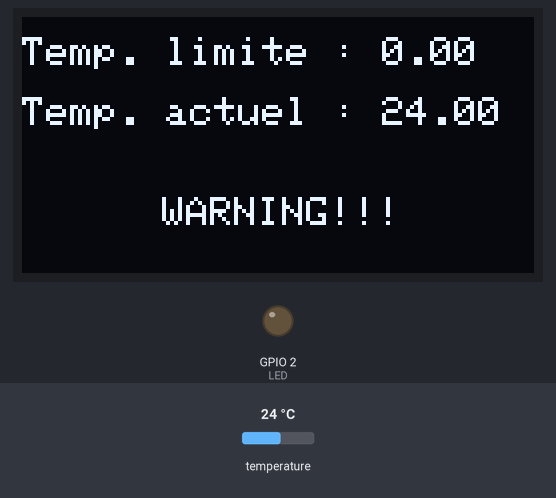
Simulated run of this program. Board: ESP32. On the bench: 128×64 one-colour display, output pins drawn as LEDs (lit = HIGH). Inputs (shaded band) come from the test bench; at power-on: temperature 24 °C. WiFi joins after 1.5 s; servers stay silent unless stated; storage starts empty; what the program prints to the serial monitor is not drawn.

Above: at 7.9 s.
8.0 s: temperature set to 12 °C
At 11.7 s:
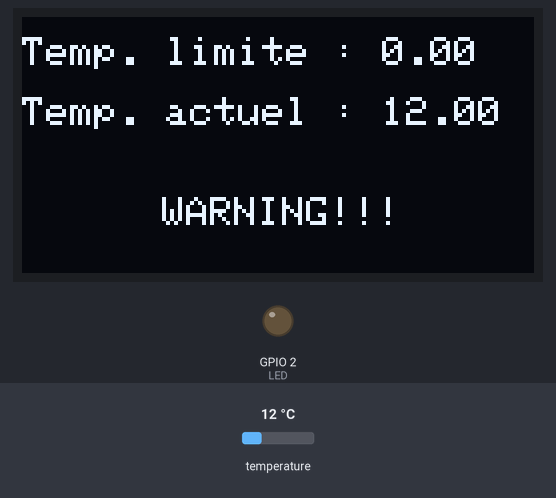
12.0 s: temperature set to 19 °C
Timing chart, 0 to 15.0 s (numbered marks = the images above; inputs shaded):
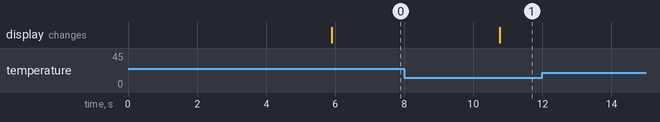

The program:

main.cpp
```cpp
// NOM DU PROGRAMME : Sonde_LED_PROTOTYPE
// REALISATION INFORMATIQUE : Mathieu Lepage
// DATE DE CREATION : 2020/10/24
// OBJET : Programme test permettant de flash une LED lorsqu'elle atteint une température critique

#include <WiFiManager.h>
WiFiManager wm;
#define WEBSERVER_H
#include <ESPAsyncWebServer.h>
#include <AsyncTCP.h>
#include <SPIFFS.h>
#include <SPI.h>
#include <Wire.h>
#include <Adafruit_GFX.h>
#include <Adafruit_SSD1306.h>
#include <Adafruit_I2CDevice.h>
#include <Adafruit_SPIDevice.h>
#include <OneWire.h>
#include <DallasTemperature.h>

AsyncWebServer server(80);

#define SCREEN_WIDTH 128 // OLED display width, in pixels
#define SCREEN_HEIGHT 64 // OLED display height, in pixels

// Declaration for an SSD1306 display connected to I2C (SDA, SCL pins)
Adafruit_SSD1306 display(SCREEN_WIDTH, SCREEN_HEIGHT, &Wire, -1);

const char *ssid = "ESP32AP";
const char *password = "devkit1234"; //"EFC5F27D674F";

const int LED = 2;        //La PIN GPIO de la LED
const int oneWireBus = 4; // La pin GPIO de connexion
bool ok;                  //flag de verif pour le range de température

// Initialisation d'une instance onewire
OneWire oneWire(oneWireBus);
// Passer la référence au sensor Dallas Temperature
DallasTemperature sensors(&oneWire);

const char *PARAM_TEMPERATURE = "inputTemperature"; //Paramètre de la température maximum de l'interface web

// Une page web HTML qui permet de handle un input field (inputTemperature)
const char index_html[] PROGMEM = R"rawliteral(
<!DOCTYPE html>
<html lang="fr">

<head>
    <title>Serveur ESP32</title>
    <meta name="viewport" content="width=device-width, initial-scale=1"charset="UTF-8" />
    <script>
      function submitMessage() {
        setTimeout(function(){ document.location.reload(false); }, 500);
      }
    </script>
</head>

<body>
    <div>
        <form action="/get" target="hidden-form" style="border: 3px groove;padding: 0 20px 20px 20px;width: 350px;margin-bottom:20px;">
            <h2>Allumer la LED avec une température</h2>
            <img style="width:250px;" src="https://previews.123rf.com/images/andegro4ka/andegro4ka1602/andegro4ka160200057/51562236-weather-thermometer-isolated-on-white-photo-realistic-vector-illustration.jpg" alt="imageThermometre">
            <br>
              Veuillez entrer une température : <input type="number" min="24" max=32" value="%inputTemperature%" name="inputTemperature" onchange="this.form.submit();submitMessage();">
            <br><br><br>
            <!-- onchange="this.form.submit();submitMessage();" TO SUBMIT WITH SELECT -->
            <!-- <input type="submit" value="Appliquer" onclick="submitMessage()"> -->
        </form>
    </div>
    <iframe style="display:none" name="hidden-form"></iframe>
</body>
</html>)rawliteral";

void notFound(AsyncWebServerRequest *request)
{
  request->send(404, "text/plain", "Not found");
}

// Fonction qui permet de lire une valeur encapsulée dans un fichier .txt
String readFile(fs::FS &fs, const char *path)
{
  //Serial.printf("Reading file: %s\r\n", path);
  File file = fs.open(path, "r");
  if (!file || file.isDirectory())
  {
    Serial.println("- empty file or failed to open file");
    return String();
  }
  String fileContent;
  while (file.available())
  {
    fileContent += String((char)file.read());
  }
  return fileContent;
}

// Fonction qui permet d'encapsuler une valeur dans un fichier .txt
void writeFile(fs::FS &fs, const char *path, const char *message)
{
  Serial.printf("Writing file: %s\r\n", path);
  File file = fs.open(path, "w");
  if (!file)
  {
    Serial.println("- failed to open file for writing");
    return;
  }
  if (file.print(message))
  {
    Serial.println("- file written");
  }
  else
  {
    Serial.println("- write failed");
  }
}

// Fonction qui permet de remplacer les placeholder entre % dans la page HTML par les valeurs stockées
String processor(const String &var)
{
  //Serial.println(var);
  if (var == "inputTemperature")
  {
    return readFile(SPIFFS, "/temperatureMax.txt");
  }
  return String();
}

// Hidden IF currentTemp < tempMax ELSE displayed
const unsigned char myBitmap[] PROGMEM = {
    0xff, 0xff, 0xff, 0xff, 0xff, 0xff, 0xff, 0xff, 0xff, 0xff, 0xff, 0xff, 0xff, 0xff, 0xff, 0xff,
    0xff, 0xff, 0xff, 0xff, 0xff, 0xff, 0xff, 0xff, 0xff, 0xff, 0xff, 0xff, 0xff, 0xff, 0xff, 0xff,
    0xff, 0xff, 0xff, 0xff, 0xff, 0xff, 0xff, 0xff, 0xff, 0xff, 0xff, 0xff, 0xff, 0xff, 0xff, 0xff,
    0xff, 0xff, 0xff, 0xff, 0xff, 0xff, 0xff, 0xff, 0xff, 0xff, 0xff, 0xff, 0xff, 0xff, 0xff, 0xff,
    0xff, 0xff, 0xff, 0xff, 0xff, 0xff, 0xff, 0xfc, 0x3f, 0xff, 0xff, 0xff, 0xff, 0xff, 0xff, 0xff,
    0xff, 0xff, 0xff, 0xff, 0xff, 0xff, 0xff, 0xf8, 0x1f, 0xff, 0xff, 0xff, 0xff, 0xff, 0xff, 0xff,
    0xff, 0xff, 0xff, 0xff, 0xff, 0xff, 0xff, 0xf8, 0x1f, 0xff, 0xff, 0xff, 0xff, 0xff, 0xff, 0xff,
    0xff, 0xff, 0xff, 0xff, 0xff, 0xff, 0xff, 0xf0, 0x0f, 0xff, 0xff, 0xff, 0xff, 0xff, 0xff, 0xff,
    0xff, 0xff, 0xff, 0xff, 0xff, 0xff, 0xff, 0xf0, 0x0f, 0xff, 0xff, 0xff, 0xff, 0xff, 0xff, 0xff,
    0xff, 0xff, 0xff, 0xff, 0xff, 0xff, 0xff, 0xe0, 0x07, 0xff, 0xff, 0xff, 0xff, 0xff, 0xff, 0xff,
    0xff, 0xff, 0xff, 0xff, 0xff, 0xff, 0xff, 0xe0, 0x03, 0xff, 0xff, 0xff, 0xff, 0xff, 0xff, 0xff,
    0xff, 0xff, 0xff, 0xff, 0xff, 0xff, 0xff, 0xc0, 0x03, 0xff, 0xff, 0xff, 0xff, 0xff, 0xff, 0xff,
    0xff, 0xff, 0xff, 0xff, 0xff, 0xff, 0xff, 0x80, 0x01, 0xff, 0xff, 0xff, 0xff, 0xff, 0xff, 0xff,
    0xff, 0xff, 0xff, 0xff, 0xff, 0xff, 0xff, 0x80, 0x01, 0xff, 0xff, 0xff, 0xff, 0xff, 0xff, 0xff,
    0xff, 0xff, 0xff, 0xff, 0xff, 0xff, 0xff, 0x01, 0x80, 0xff, 0xff, 0xff, 0xff, 0xff, 0xff, 0xff,
    0xff, 0xff, 0xff, 0xff, 0xff, 0xff, 0xff, 0x01, 0xc0, 0xff, 0xff, 0xff, 0xff, 0xff, 0xff, 0xff,
    0xff, 0xff, 0xff, 0xff, 0xff, 0xff, 0xfe, 0x03, 0xc0, 0x7f, 0xff, 0xff, 0xff, 0xff, 0xff, 0xff,
    0xff, 0xff, 0xff, 0xff, 0xff, 0xff, 0xfc, 0x07, 0xe0, 0x3f, 0xff, 0xff, 0xff, 0xff, 0xff, 0xff,
    0xff, 0xff, 0xff, 0xff, 0xff, 0xff, 0xfc, 0x07, 0xe0, 0x3f, 0xff, 0xff, 0xff, 0xff, 0xff, 0xff,
    0xff, 0xff, 0xff, 0xff, 0xff, 0xff, 0xf8, 0x0f, 0xf0, 0x1f, 0xff, 0xff, 0xff, 0xff, 0xff, 0xff,
    0xff, 0xff, 0xff, 0xff, 0xff, 0xff, 0xf8, 0x0f, 0xf0, 0x1f, 0xff, 0xff, 0xff, 0xff, 0xff, 0xff,
    0xff, 0xff, 0xff, 0xff, 0xff, 0xff, 0xf0, 0x1f, 0xf8, 0x0f, 0xff, 0xff, 0xff, 0xff, 0xff, 0xff,
    0xff, 0xff, 0xff, 0xff, 0xff, 0xff, 0xf0, 0x1f, 0xfc, 0x07, 0xff, 0xff, 0xff, 0xff, 0xff, 0xff,
    0xff, 0xff, 0xff, 0xff, 0xff, 0xff, 0xe0, 0x38, 0x1c, 0x07, 0xff, 0xff, 0xff, 0xff, 0xff, 0xff,
    0xff, 0xff, 0xff, 0xff, 0xff, 0xff, 0xc0, 0x60, 0x0e, 0x03, 0xff, 0xff, 0xff, 0xff, 0xff, 0xff,
    0xff, 0xff, 0xff, 0xff, 0xff, 0xff, 0xc0, 0x40, 0x02, 0x03, 0xff, 0xff, 0xff, 0xff, 0xff, 0xff,
    0xff, 0xff, 0xff, 0xff, 0xff, 0xff, 0x80, 0x80, 0x03, 0x01, 0xff, 0xff, 0xff, 0xff, 0xff, 0xff,
    0xff, 0xff, 0xff, 0xff, 0xff, 0xff, 0x80, 0x80, 0x01, 0x01, 0xff, 0xff, 0xff, 0xff, 0xff, 0xff,
    0xff, 0xff, 0xff, 0xff, 0xff, 0xff, 0x01, 0x80, 0x01, 0x80, 0xff, 0xff, 0xff, 0xff, 0xff, 0xff,
    0xff, 0xff, 0xff, 0xff, 0xff, 0xff, 0x03, 0x1c, 0x79, 0xc0, 0x7f, 0xff, 0xff, 0xff, 0xff, 0xff,
    0xff, 0xff, 0xff, 0xff, 0xff, 0xfe, 0x03, 0x1e, 0x79, 0xc0, 0x7f, 0xff, 0xff, 0xff, 0xff, 0xff,
    0xff, 0xff, 0xff, 0xff, 0xff, 0xfc, 0x07, 0x9c, 0x79, 0xe0, 0x3f, 0xff, 0xff, 0xff, 0xff, 0xff,
    0xff, 0xff, 0xff, 0xff, 0xff, 0xfc, 0x07, 0x80, 0x01, 0xe0, 0x3f, 0xff, 0xff, 0xff, 0xff, 0xff,
    0xff, 0xff, 0xff, 0xff, 0xff, 0xf8, 0x0f, 0x80, 0x03, 0xf0, 0x1f, 0xff, 0xff, 0xff, 0xff, 0xff,
    0xff, 0xff, 0xff, 0xff, 0xff, 0xf8, 0x0f, 0x81, 0x81, 0xf8, 0x1f, 0xff, 0xff, 0xff, 0xff, 0xff,
    0xff, 0xff, 0xff, 0xff, 0xff, 0xf0, 0x1f, 0x81, 0x81, 0xf8, 0x0f, 0xff, 0xff, 0xff, 0xff, 0xff,
    0xff, 0xff, 0xff, 0xff, 0xff, 0xf0, 0x3f, 0x80, 0x01, 0xfc, 0x07, 0xff, 0xff, 0xff, 0xff, 0xff,
    0xff, 0xff, 0xff, 0xff, 0xff, 0xe0, 0x3f, 0xc0, 0x07, 0xfc, 0x07, 0xff, 0xff, 0xff, 0xff, 0xff,
    0xff, 0xff, 0xff, 0xff, 0xff, 0xc0, 0x7f, 0xe0, 0x07, 0xfe, 0x03, 0xff, 0xff, 0xff, 0xff, 0xff,
    0xff, 0xff, 0xff, 0xff, 0xff, 0xc0, 0x7f, 0xe0, 0x07, 0xfe, 0x03, 0xff, 0xff, 0xff, 0xff, 0xff,
    0xff, 0xff, 0xff, 0xff, 0xff, 0x80, 0xfe, 0x30, 0x0c, 0x7f, 0x01, 0xff, 0xff, 0xff, 0xff, 0xff,
    0xff, 0xff, 0xff, 0xff, 0xff, 0x80, 0xfc, 0x3f, 0xfc, 0x7f, 0x81, 0xff, 0xff, 0xff, 0xff, 0xff,
    0xff, 0xff, 0xff, 0xff, 0xff, 0x01, 0xfc, 0x3f, 0xfc, 0x3f, 0x80, 0xff, 0xff, 0xff, 0xff, 0xff,
    0xff, 0xff, 0xff, 0xff, 0xfe, 0x03, 0xf8, 0x07, 0xe0, 0x3f, 0xc0, 0x7f, 0xff, 0xff, 0xff, 0xff,
    0xff, 0xff, 0xff, 0xff, 0xfe, 0x03, 0xf8, 0x01, 0x80, 0x1f, 0xc0, 0x7f, 0xff, 0xff, 0xff, 0xff,
    0xff, 0xff, 0xff, 0xff, 0xfc, 0x07, 0xfc, 0xe0, 0x02, 0x3f, 0xe0, 0x3f, 0xff, 0xff, 0xff, 0xff,
    0xff, 0xff, 0xff, 0xff, 0xfc, 0x07, 0xff, 0xf0, 0x0f, 0xff, 0xe0, 0x3f, 0xff, 0xff, 0xff, 0xff,
    0xff, 0xff, 0xff, 0xff, 0xf8, 0x0f, 0xfc, 0x40, 0x02, 0x3f, 0xf0, 0x1f, 0xff, 0xff, 0xff, 0xff,
    0xff, 0xff, 0xff, 0xff, 0xf8, 0x0f, 0xf8, 0x03, 0x80, 0x3f, 0xf8, 0x0f, 0xff, 0xff, 0xff, 0xff,
    0xff, 0xff, 0xff, 0xff, 0xf0, 0x1f, 0xf8, 0x0f, 0xe0, 0x3f, 0xf8, 0x0f, 0xff, 0xff, 0xff, 0xff,
    0xff, 0xff, 0xff, 0xff, 0xe0, 0x3f, 0xfc, 0x3f, 0xf8, 0x7f, 0xfc, 0x07, 0xff, 0xff, 0xff, 0xff,
    0xff, 0xff, 0xff, 0xff, 0xe0, 0x3f, 0xfc, 0x3f, 0xfc, 0x7f, 0xfc, 0x07, 0xff, 0xff, 0xff, 0xff,
    0xff, 0xff, 0xff, 0xff, 0xc0, 0x7f, 0xfe, 0x7f, 0xfc, 0x7f, 0xfe, 0x03, 0xff, 0xff, 0xff, 0xff,
    0xff, 0xff, 0xff, 0xff, 0xc0, 0x7f, 0xff, 0xff, 0xff, 0xff, 0xfe, 0x03, 0xff, 0xff, 0xff, 0xff,
    0xff, 0xff, 0xff, 0xff, 0x80, 0x00, 0x00, 0x00, 0x00, 0x00, 0x00, 0x01, 0xff, 0xff, 0xff, 0xff,
    0xff, 0xff, 0xff, 0xff, 0x80, 0x00, 0x00, 0x00, 0x00, 0x00, 0x00, 0x00, 0xff, 0xff, 0xff, 0xff,
    0xff, 0xff, 0xff, 0xff, 0x00, 0x00, 0x00, 0x00, 0x00, 0x00, 0x00, 0x00, 0xff, 0xff, 0xff, 0xff,
    0xff, 0xff, 0xff, 0xff, 0x00, 0x00, 0x00, 0x00, 0x00, 0x00, 0x00, 0x00, 0xff, 0xff, 0xff, 0xff,
    0xff, 0xff, 0xff, 0xff, 0x00, 0x00, 0x00, 0x00, 0x00, 0x00, 0x00, 0x00, 0xff, 0xff, 0xff, 0xff,
    0xff, 0xff, 0xff, 0xff, 0x80, 0x00, 0x00, 0x00, 0x00, 0x00, 0x00, 0x01, 0xff, 0xff, 0xff, 0xff,
    0xff, 0xff, 0xff, 0xff, 0xff, 0xff, 0xff, 0xff, 0xff, 0xff, 0xff, 0xff, 0xff, 0xff, 0xff, 0xff,
    0xff, 0xff, 0xff, 0xff, 0xff, 0xff, 0xff, 0xff, 0xff, 0xff, 0xff, 0xff, 0xff, 0xff, 0xff, 0xff,
    0xff, 0xff, 0xff, 0xff, 0xff, 0xff, 0xff, 0xff, 0xff, 0xff, 0xff, 0xff, 0xff, 0xff, 0xff, 0xff,
    0xff, 0xff, 0xff, 0xff, 0xff, 0xff, 0xff, 0xff, 0xff, 0xff, 0xff, 0xff, 0xff, 0xff, 0xff, 0xff};

//Fonction qui permet d'aller toujours chercher la dernière Température Max à jour
float getTempMax()
{
  float temperature = readFile(SPIFFS, "/temperatureMax.txt").toFloat();
  return temperature;
}

// Fonction qui permet d'aller chercher une température avec le senseur
float demanderTemperature()
{
  // On appelle la requète de température sensors.requestTemperatures()
  sensors.requestTemperatures();
  return sensors.getTempCByIndex(0);
}

// Fonction qui permet d'afficher les informations sur l'OLED
void afficherOLED()
{
  display.clearDisplay();
  display.setTextSize(1);
  display.setTextColor(WHITE);
  display.setCursor(0, 5);
  // Display static text
  display.print("Temp. limite : ");
  display.println(getTempMax());
  display.setCursor(0, 20);
  // Display static text
  display.print("Temp. actuel : ");
  display.println(demanderTemperature());
  if (demanderTemperature() > getTempMax())
  {
    display.setCursor(35, 45);
    display.print("WARNING!!!");
    //display.drawBitmap(0, 0, myBitmap, 128, 64, WHITE);
  }
  display.display();
}

// Vérifie si la température est dans le range permis : IF TRUE; LED: OFF ELSE; LED ON
void verifierTemperature()
{
  if (demanderTemperature() <= getTempMax() - 1)
  {
    ok = true;
  }

  if (demanderTemperature() <= getTempMax() && ok)
  {
    digitalWrite(LED, HIGH);
  }
  else
  {
    digitalWrite(LED, LOW);
    ok = false;
  }

  // while (demanderTemperature() > getTempMax())
  // {
  //   digitalWrite(LED, HIGH);
  //   delay(300);
  //   digitalWrite(LED, LOW);
  //   delay(700);
  //   afficherOLED();
  //   Serial.print("Celsius temperature: ");
  //   Serial.println(demanderTemperature());
  // }
}

// Permet de factory reset les paramètres de l'ESP32
// void resetSetting()
// {
//   Serial.println("Suppression des reglages et redemarrage...");
//   wm.resetSettings();
//   ESP.restart();
//   delay(30000);
// }

void setup()
{
  Serial.begin(9600);   //Initialisation du serial monitor
  pinMode(LED, OUTPUT); //Définition de la LED en OUTPUT

  //Initialisation de l'OLED
  if (!display.begin(SSD1306_SWITCHCAPVCC, 0x3C))
  { // Address 0x3D for 128x64
    Serial.println(F("SSD1306 allocation failed"));
    for (;;)
      ;
  }
  delay(2000);

  // Initialisation du WiFi-Manager
  WiFi.mode(WIFI_STA);
  if (!wm.autoConnect(ssid, password))
    Serial.println("Erreur de connexion.");
  else
    Serial.println("Connexion etablie!");

  Serial.println();
  Serial.print("IP Address: ");
  Serial.println(WiFi.localIP());

  //Initialisaton du senseur de température
  sensors.begin();

  // Initialisation du SPIFFS
  if (!SPIFFS.begin(true))
  {
    Serial.println("An Error has occurred while mounting SPIFFS");
    return;
  }

  // Envoie la web page à l'utilisateur
  server.on("/", HTTP_GET, [](AsyncWebServerRequest *request) {
    request->send_P(200, "text/html", index_html, processor);
  });

  // Envoie une GET request à <ESP_IP>/get?inputString=<inputMessage>
  server.on("/get", HTTP_GET, [](AsyncWebServerRequest *request) {
    String inputMessage;
    // GET inputTest
    if (request->hasParam(PARAM_TEMPERATURE))
    {
      inputMessage = request->getParam(PARAM_TEMPERATURE)->value();
      writeFile(SPIFFS, "/temperatureMax.txt", inputMessage.c_str());
    }
    else
    {
      inputMessage = "No message sent";
    }
    Serial.println(inputMessage);
    request->send(200, "text/text", inputMessage);
  });
  server.onNotFound(notFound);
  // Fonction qui démarre le serveur local
  server.begin();
}

void loop()
{
  Serial.print("Celsius temperature: ");
  Serial.println(demanderTemperature());
  // Fonction qui permet d'afficher les informations sur l'OLED
  afficherOLED();
  // Allume la LED et affiche une image "WARNING" sur l'OLED si la température dépasse la temp. max
  verifierTemperature();
  delay(1000);
}
```

Measured:
- after the input at 8.0 s, the display: changes after 2.8 s (image 1)
